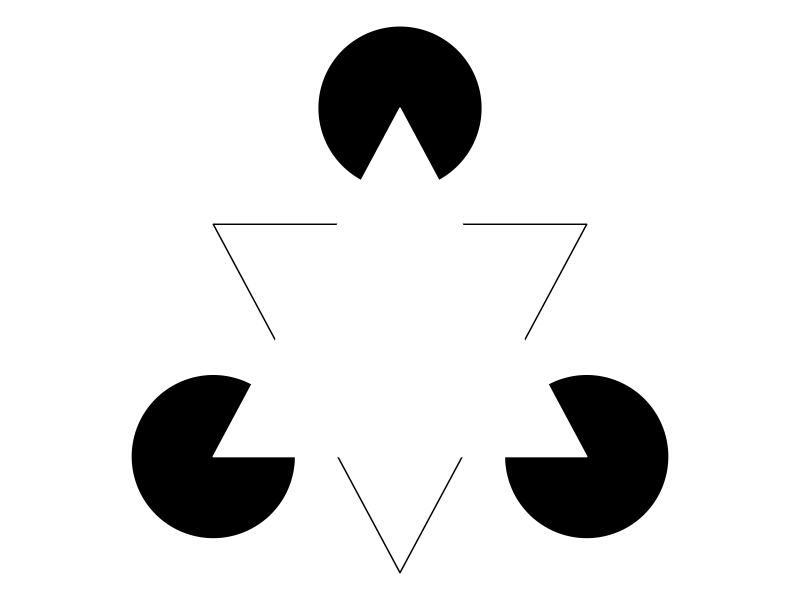
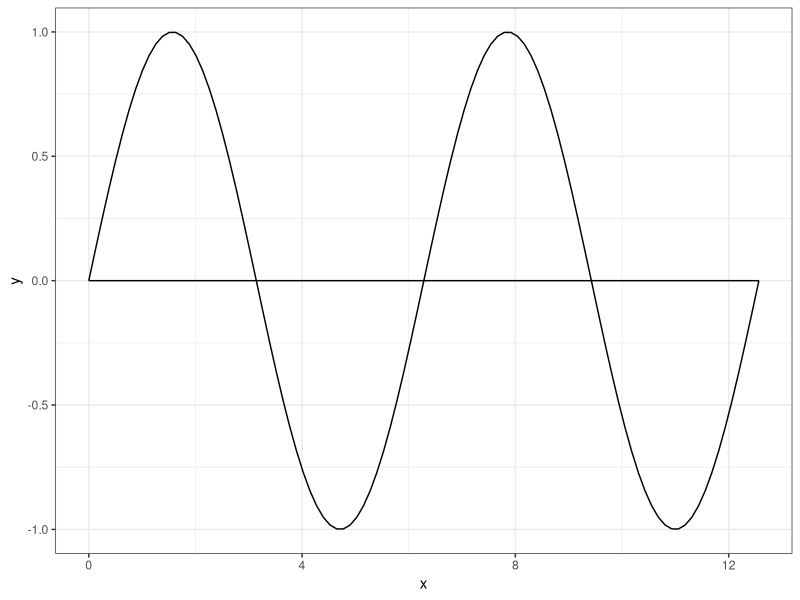
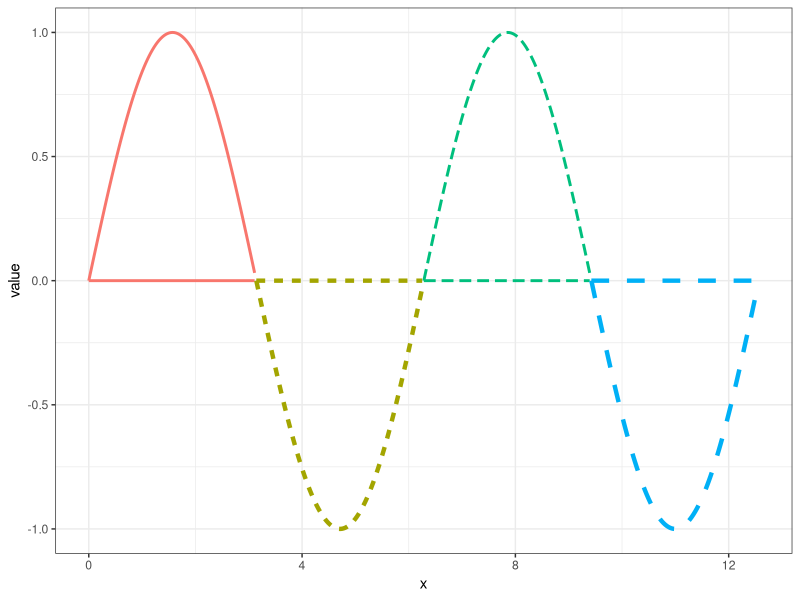
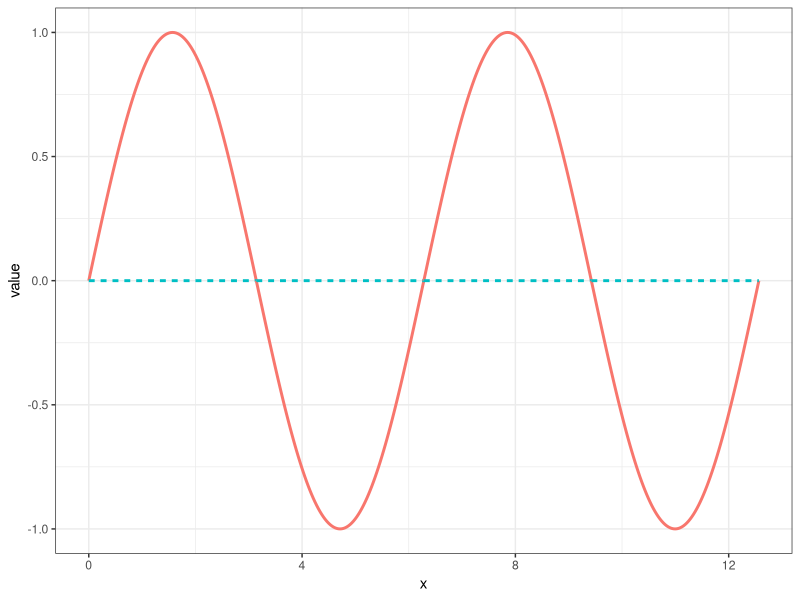
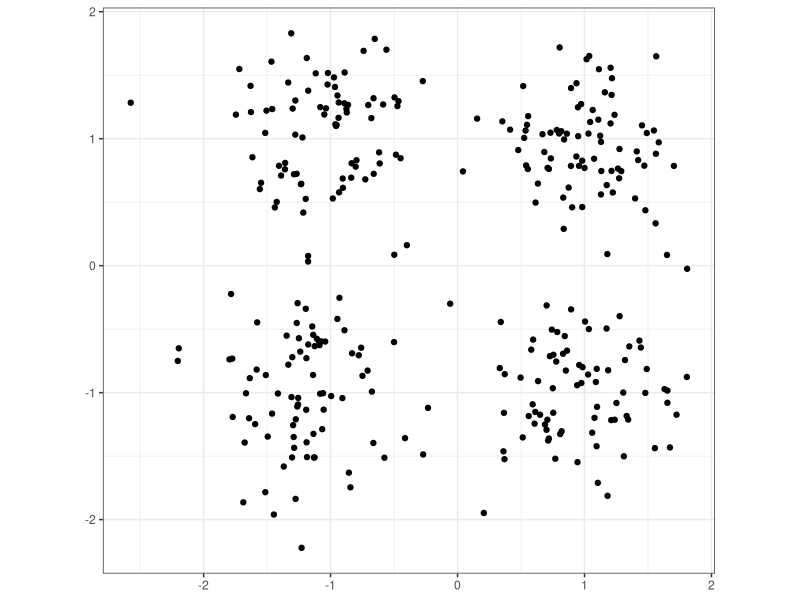
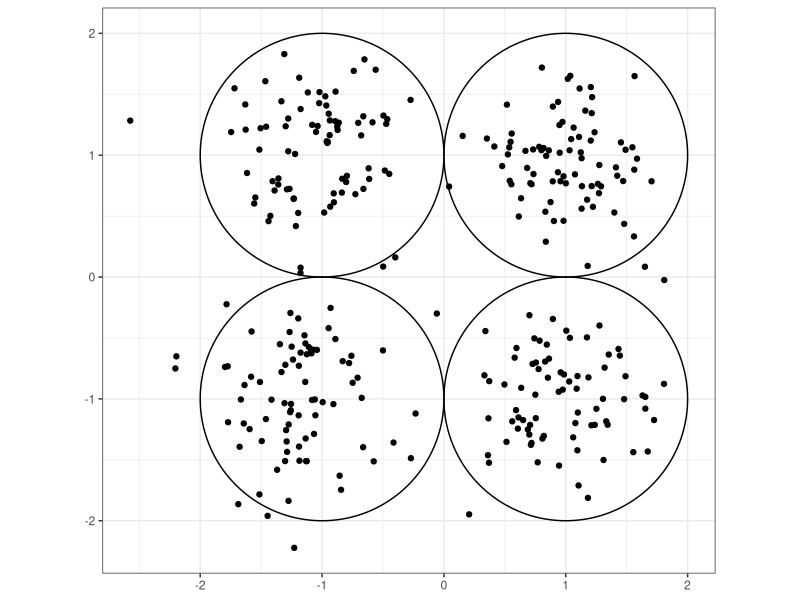
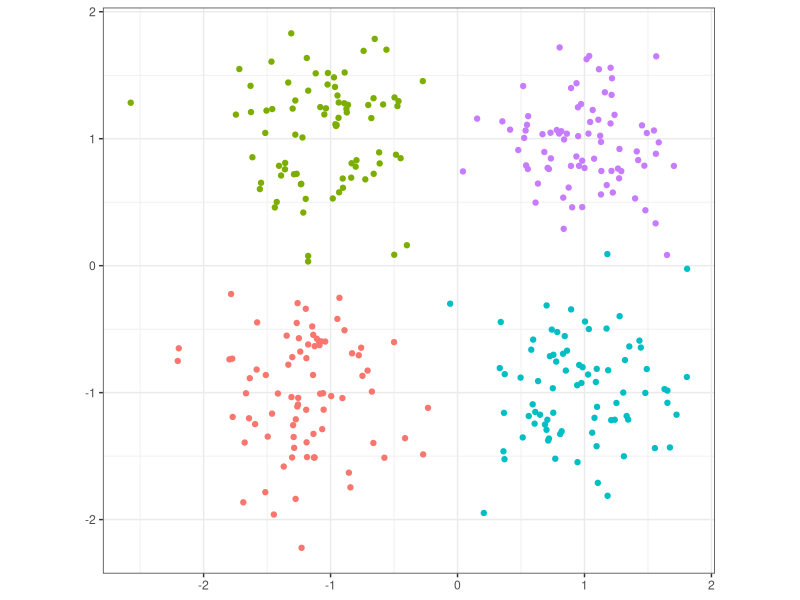

Source code (R) for these figures, in order:
## ---- chunk 1

library(ggplot2)
library(tibble)
library(tidyr)
library(dplyr)
library(ggforce)
theme_set(theme_bw())

## ---- chunk 2
#| echo: false
#| fig-width: 6
#| fig-height: 6
#| fig-alt: "Kanizsa Triangle Illusion. Most people see an upright white triangle occluding three black circles at the vertices and a second inverted triangle with a black outline."

tdown <- tibble(x = c(0, 2/sqrt(3), -2/sqrt(3)), 
                y = c(-1/3-8/(3*sqrt(3)), 2/3-2/(3*sqrt(3)), 2/3-2/(3*sqrt(3))))
tup <- tibble(x = c(0, 2/sqrt(3), -2/sqrt(3)), y = c(1, -2/sqrt(3), -2/sqrt(3)))

ggplot() + 
  theme_void() + 
  coord_fixed() + 
  geom_circle(aes(x0 = 0, y0=1, r = .5), fill = "black", color = "black") +
  geom_circle(aes(x0 = 2/sqrt(3), y0=-2/sqrt(3), r = .5), fill = "black", color = "black") +
  geom_circle(aes(x0 = -2/sqrt(3), y0=-2/sqrt(3), r = .5), fill = "black", color = "black") +
  geom_shape(data = tdown, aes(x = x, y = y), fill = "white", color = "black") +
  geom_shape(data = tup, aes(x = x, y = y), fill = "white", color = "white")
## ---- chunk 3
#| echo: false
#| fig-width: 4
#| fig-height: 3
#| out-width: "100%"
#| fig-alt: "A sin curve from 0 to 4*pi, with a corresponding line at y=0 over the same domain."

ggplot(tibble(x = seq(0, 4*pi, pi/100)), aes(x = x)) + 
  geom_function(fun = sin) +
  geom_function(fun = function(x) 0*x)
## ---- chunk 4
#| echo: false
#| layout-ncol: 2
#| fig-width: 4
#| fig-height: 3
#| out-width: "100%"
#| fig-alt: ["A sin curve from 0 to 4*pi, with a corresponding line at y=0 over the same domain. From 0 to pi, both lines are colored red and are solid, from pi to 2*pi, the lines are dashed and yellow, from 2*pi to 3*pi, the lines are green with longer dashes, and from 3*pi to 4*pi, the lines are blue with even longer dashes. The addition of color and linetype combine to make the plot seem to be composed of four half-ellipsoid shapes, rather than two continuous lines.", "A sine curve from 0 to 4*pi, with a corresponding line at y=0 over the same domain. The sinusoidal line is colored red and solid, while the line at y=0 is dashed and blue. The addition of color and linetype combine to make it clear that the plot is composed of two continuous lines that happen to intersect, illustrating the Gestalt principle of closure."]

tmp <- tibble(x = seq(0, 4*pi, pi/100), y1 = sin(x), y2 = 0, group = floor(x/pi), size = (group %% 2)*.5 + 1) |>
  bind_rows(tibble(group = 0:3, x = (group+1)*pi, y1 = sin(x), y2 = 0)) |>
  pivot_longer(matches("y"), names_to = "y", values_to="value")

ggplot(tmp, aes(x = x, y = value, color = factor(group), group = interaction(y, group))) + 
  geom_line(aes(linetype = factor(group), linewidth = size)) + 
  scale_linewidth_identity() + 
  theme(legend.position = "none")


ggplot(tmp, aes(x = x, y = value, color = factor(y), group = interaction(y, group))) + 
  geom_line(aes(linetype = factor(y)), linewidth = 1) + 
  scale_linewidth_identity() + 
  theme(legend.position = "none")

## ---- chunk 5
#| echo: false
#| fig-width: 3
#| fig-height: 3
#| out-width: "100%"

library(ggplot2)
library(tibble)
library(tidyr)
library(dplyr)
library(purrr)
theme_set(theme_bw())

sample_points <- function(df, n = 80) {
  tibble(x = rnorm(n, df$xc, df$var),
         y = rnorm(n, df$yc, df$var))
}

centers <- expand_grid(xc = c(-1, 1), yc = c(-1, 1)) |>
  mutate(var = .4, 
         cluster = 1:n()) 
data <- centers |>
  nest(center = -cluster) |>
  mutate(data = map(center, sample_points)) |>
  unnest(data) |>
  unnest(center)

ggplot(data, aes(x = x, y = y)) + geom_point() + coord_fixed() + theme(title = element_blank())
## ---- chunk 6
#| echo: false
#| fig-width: 3
#| fig-height: 3
#| out-width: "100%"



ggplot() + geom_point(data = data, aes(x = x, y = y)) + 
  geom_circle(data = centers, aes(x0=xc, y0=yc, r = 2.5*var)) + 
  coord_fixed() + theme(title = element_blank())
## ---- chunk 7
#| echo: false
#| fig-width: 3
#| fig-height: 3
#| out-width: "100%"


ggplot(data, aes(x = x, y = y, color = factor(cluster))) + geom_point() + theme(title = element_blank(), legend.position = "none") + coord_fixed()
